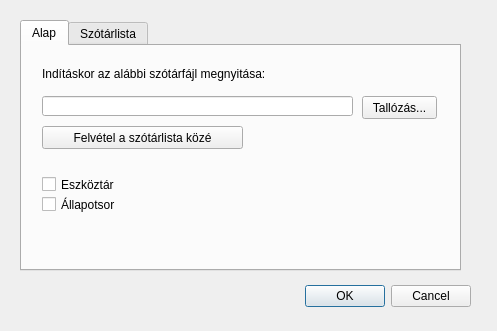
<?xml version="1.0" encoding="UTF-8"?>
<ui version="4.0">
 <class>SettingsDialog</class>
 <widget class="QDialog" name="SettingsDialog">
  <property name="geometry">
   <rect>
    <x>0</x>
    <y>0</y>
    <width>497</width>
    <height>331</height>
   </rect>
  </property>
  <property name="windowTitle">
   <string>Dialog</string>
  </property>
  <widget class="QDialogButtonBox" name="buttonBox">
   <property name="geometry">
    <rect>
     <x>130</x>
     <y>280</y>
     <width>341</width>
     <height>32</height>
    </rect>
   </property>
   <property name="orientation">
    <enum>Qt::Horizontal</enum>
   </property>
   <property name="standardButtons">
    <set>QDialogButtonBox::Cancel|QDialogButtonBox::Ok</set>
   </property>
  </widget>
  <widget class="QTabWidget" name="tabWidget">
   <property name="geometry">
    <rect>
     <x>20</x>
     <y>20</y>
     <width>441</width>
     <height>251</height>
    </rect>
   </property>
   <property name="currentIndex">
    <number>0</number>
   </property>
   <widget class="QWidget" name="tab_1">
    <attribute name="title">
     <string>Alap</string>
    </attribute>
    <widget class="QLabel" name="label">
     <property name="geometry">
      <rect>
       <x>20</x>
       <y>20</y>
       <width>341</width>
       <height>16</height>
      </rect>
     </property>
     <property name="text">
      <string>Indításkor az alábbi szótárfájl megnyitása:</string>
     </property>
    </widget>
    <widget class="QLineEdit" name="lineEdit">
     <property name="geometry">
      <rect>
       <x>20</x>
       <y>50</y>
       <width>311</width>
       <height>20</height>
      </rect>
     </property>
    </widget>
    <widget class="QPushButton" name="pushButton">
     <property name="geometry">
      <rect>
       <x>340</x>
       <y>50</y>
       <width>75</width>
       <height>23</height>
      </rect>
     </property>
     <property name="text">
      <string>Tallózás...</string>
     </property>
    </widget>
    <widget class="QPushButton" name="pushButton_2">
     <property name="geometry">
      <rect>
       <x>20</x>
       <y>80</y>
       <width>201</width>
       <height>23</height>
      </rect>
     </property>
     <property name="text">
      <string>Felvétel a szótárlista közé</string>
     </property>
    </widget>
    <widget class="QCheckBox" name="checkBox">
     <property name="geometry">
      <rect>
       <x>20</x>
       <y>130</y>
       <width>151</width>
       <height>17</height>
      </rect>
     </property>
     <property name="text">
      <string>Eszköztár</string>
     </property>
    </widget>
    <widget class="QCheckBox" name="checkBox_2">
     <property name="geometry">
      <rect>
       <x>20</x>
       <y>150</y>
       <width>151</width>
       <height>17</height>
      </rect>
     </property>
     <property name="text">
      <string>Állapotsor</string>
     </property>
    </widget>
   </widget>
   <widget class="QWidget" name="tab_2">
    <attribute name="title">
     <string>Szótárlista</string>
    </attribute>
    <widget class="QListWidget" name="listWidget">
     <property name="geometry">
      <rect>
       <x>10</x>
       <y>10</y>
       <width>411</width>
       <height>161</height>
      </rect>
     </property>
    </widget>
    <widget class="QWidget" name="horizontalLayoutWidget">
     <property name="geometry">
      <rect>
       <x>30</x>
       <y>189</y>
       <width>371</width>
       <height>25</height>
      </rect>
     </property>
     <layout class="QHBoxLayout" name="horizontalLayout">
      <item>
       <widget class="QPushButton" name="pushButton_3">
        <property name="text">
         <string>Új elem</string>
        </property>
       </widget>
      </item>
      <item>
       <widget class="QPushButton" name="pushButton_4">
        <property name="text">
         <string>Módosítás...</string>
        </property>
       </widget>
      </item>
      <item>
       <widget class="QPushButton" name="pushButton_5">
        <property name="text">
         <string>Törlés</string>
        </property>
       </widget>
      </item>
     </layout>
    </widget>
   </widget>
  </widget>
  <action name="actionSearch_Now">
   <property name="text">
    <string>Search Now</string>
   </property>
  </action>
  <action name="actionGo">
   <property name="text">
    <string>Go</string>
   </property>
  </action>
  <action name="actionEdit">
   <property name="text">
    <string>Edit</string>
   </property>
  </action>
 </widget>
 <resources/>
 <connections>
  <connection>
   <sender>buttonBox</sender>
   <signal>accepted()</signal>
   <receiver>SettingsDialog</receiver>
   <slot>accept()</slot>
   <hints>
    <hint type="sourcelabel">
     <x>248</x>
     <y>254</y>
    </hint>
    <hint type="destinationlabel">
     <x>157</x>
     <y>274</y>
    </hint>
   </hints>
  </connection>
  <connection>
   <sender>buttonBox</sender>
   <signal>rejected()</signal>
   <receiver>SettingsDialog</receiver>
   <slot>reject()</slot>
   <hints>
    <hint type="sourcelabel">
     <x>316</x>
     <y>260</y>
    </hint>
    <hint type="destinationlabel">
     <x>286</x>
     <y>274</y>
    </hint>
   </hints>
  </connection>
 </connections>
</ui>
